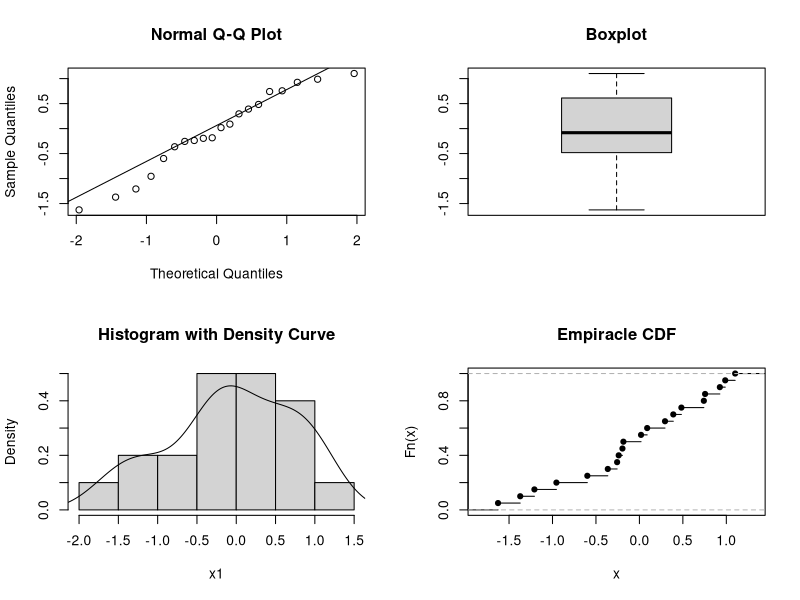
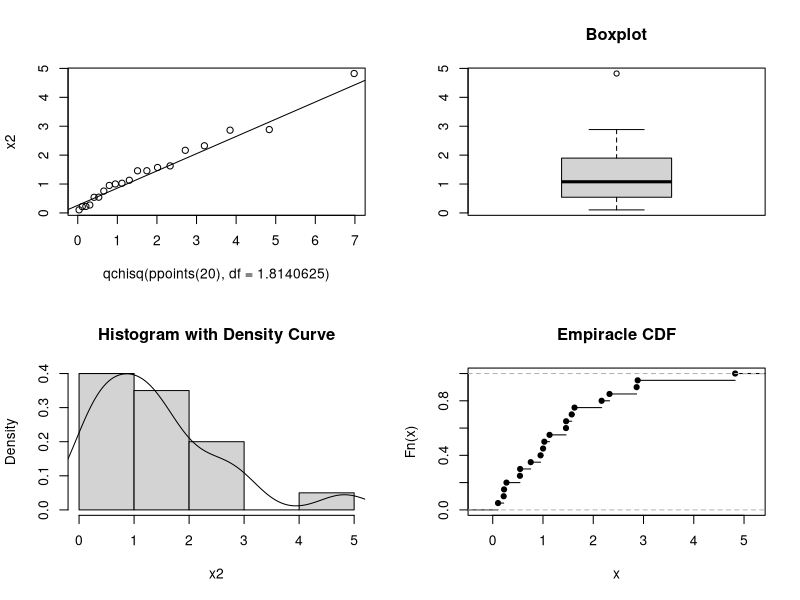
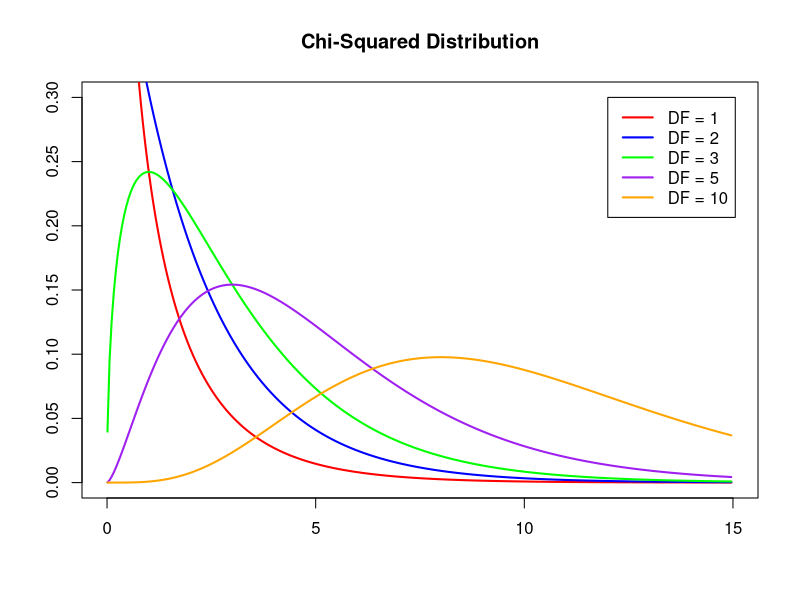

Here is the R script that generated these plots, in order:
## ---- chunk 1
library(nortest)
library(MASS)

## Draw some random data
set.seed(10)
x1 = rnorm(20)

## Distribution plots
par(mfrow = c(2, 2))
qqnorm(x1)
qqline(x1)
boxplot(x1, main = "Boxplot")
hist(x1, freq = FALSE, main = "Histogram with Density Curve")
lines(density(x1))
plot(ecdf(x1), main = "Empiracle CDF")

## ---- chunk 2
## Are the data from a normal distribution?
shapiro.test(x1)     ## Shapiro-Wilk Test
ad.test(x1)          ## Anderson Darling Test
ks.test(x1, 'pnorm') ## Kolmogorov-Smirnoff Test

## ---- chunk 3
## Draw some random data
set.seed(10)
x2 = rchisq(n = 20, 2)

## Estimate the DF parameter by maximum likelihood 
fitdistr(x = x2, dchisq, start = list(df = 2))

## Input the estimate from MLE
ks.test(x = x2, y = pchisq, df = 1.8140625)

## Distribution plots
par(mfrow = c(2, 2))
qqplot(qchisq(ppoints(20), df = 1.8140625), x2)
qqline(x2, distribution = function(p) qchisq(p, df = 1.8140625))
boxplot(x2, main = "Boxplot")
hist(x2, freq = FALSE, main = "Histogram with Density Curve")
lines(density(x2))
plot(ecdf(x2), main = "Empiracle CDF")

## ---- chunk 4

par(mfrow = c(1,1))

## Plot the Chi-Squared Distribution with multiple degrees of freedom.
## As DF increases, the distibution converges to the normal distribution
x = seq(.01, 15, by = .05)

plot(x = c(0, 15), y = c(0, .3), type = "n", 
     xlab = "", ylab = "", main = "Chi-Squared Distribution")
lines(x = x, y = dchisq(x, df = 1), col = "red", lwd = 2)
lines(x = x, y = dchisq(x, df = 2), col = "blue", lwd = 2)
lines(x = x, y = dchisq(x, df = 3), col = "green", lwd = 2)
lines(x = x, y = dchisq(x, df = 5), col = "purple", lwd = 2)
lines(x = x, y = dchisq(x, df = 10), col = "orange", lwd = 2)

legend(12, .30,
       c("DF = 1", "DF = 2", "DF = 3", "DF = 5", "DF = 10"),
       lty = rep(1, 5),
       lwd = rep(2, 5),
       col = c("red", "blue", "green", "purple", "orange"))
